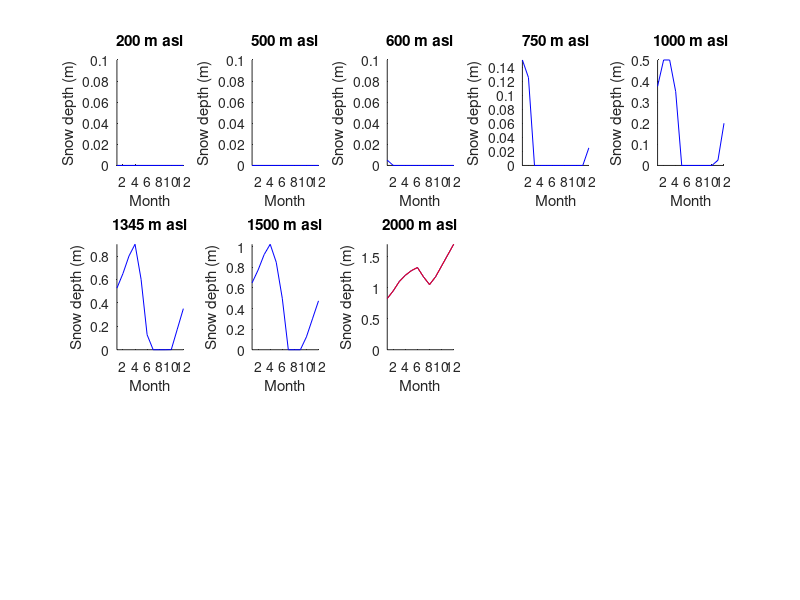

Write the MATLAB code that produced this figure.
clear 
close all hidden

% ask altitude in m
% alt = input('Please input altitude in meters:')

figure% remove this
step=0;% remove this
for alt=[200,500,600,750,1000,1345,1500,2000]% remove this
    step=step+1;% remove this
    
% in scotland
month=1:12;
monthnames=[{'Jan'},{'Feb'},{'Mar'},{'Apr'},{'May'},{'Jun'},{'Jul'},{'Aug'},{'Sep'},{'Oct'},{'Nov'},{'Dec'}];
T0= [4,5,7,8,12,14,16,16,13,10,7,5]; % average temperature at sea level
Trate=8; %degreees/km
T=T0-Trate*alt/1000;
Precip=[175,125,150,100,75,100,100,125,125,175,175,175];
Snow_accumulation=Precip .* ( T<5 );
% Day-night temperature range is c. 5 celsius => average day temperature is T+2.5
% Considering thermal conductivity of the snow matle ~10 W//K/m^2, a latent heat of fusion of ~350kJ/kg and a density of ~0.3 g/l
% 0.35*(60*60*24*30.5)/350E3/0.3;
% 10*(60*60*24*30.5/2)/350E3/0.3;
% Then, considering the day temperature, an average of 0.1 m of snow per month will be melted for each degree over 0
Snow_melting=max(0,T+2.5)*100; 

% then we can calculate the mass balance for each month
Mb=Snow_accumulation-Snow_melting;


% Calculate the accumulated snow (start in september [9] to minimize the chances of having snow at the beginning)
accumulated=0;
Snow_mass=zeros(1,12);
for monthstep=[9,10,11,12,1,2,3,4,5,6,7,8,9,10,11,12]
accumulated=max(0,accumulated+Mb(monthstep));
Snow_mass(monthstep)=accumulated;
end

% If we find snow in august => Glacier!
if Snow_mass(8)>0
%     disp('We have a glacier here!')
disp(['We have a glacier here! ' num2str(sum(Mb))]) % remove this
else % remove this
    disp(['No a glacier here! ' num2str(sum(Mb))]) % remove this

end

% plot snow accumulation
% figure
subplot(3,5,step)% remove this
hold on
plot(month,Snow_mass/1000,'-b')

if Snow_mass(8)>0 % remove this
plot(month,Snow_mass/1000,'-r')% remove this
end% remove this

xlabel('Month')
ylabel('Snow depth (m)')
title([num2str(alt) ' m asl'])
ylim([0 max(0.1,max(Snow_mass/1000))]) % remove this
xlim([1 12])
end
